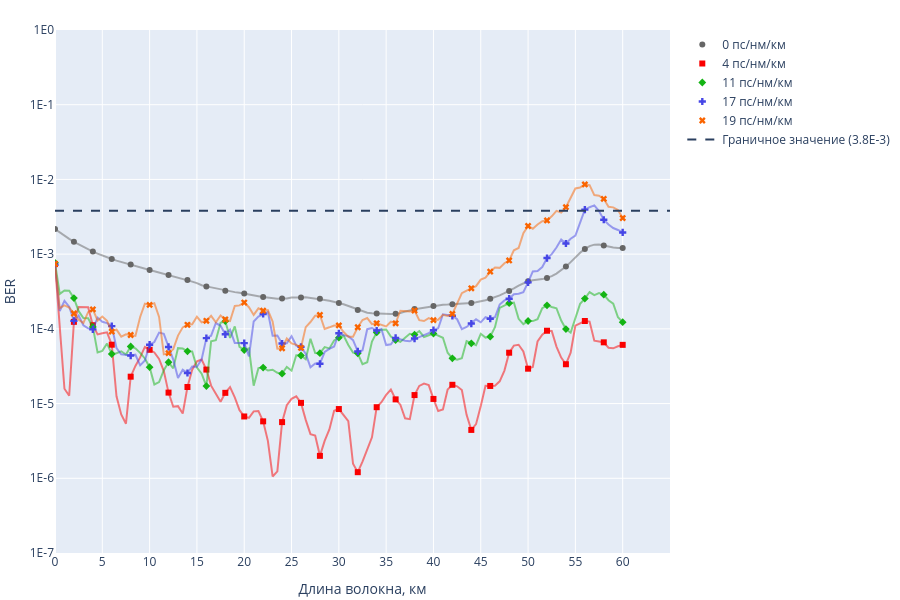

The code cell stored with this chart in its notebook:
### Code cell
figure = go.Figure(layout=go.Layout(
    xaxis={
        "title": "Длина волокна, км",
        "tickmode": "array",
        "tickvals": [0.0, 5.0, 10.0, 15.0, 20.0, 25.0, 30.0, 35.0, 40.0, 45.0, 50.0, 55.0, 60.0]
    },
    yaxis={
        "title": "BER",
        "type": "log",
        "tickmode": "array",
        "tickvals": [1e-7, 1e-6, 1e-5, 1e-4, 1e-3, 1e-2, 1e-1, 1.0],
        "ticktext": ["1E-7", "1E-6", "1E-5", "1E-4", "1E-3", "1E-2", "1E-1", "1E0"]
    }
))

markers = ["circle", "square", "diamond", "cross", "x"]
colors = ["#666", "rgb(250, 0, 0)", "rgb(20, 180, 20)", "rgb(70, 70, 230)", "rgb(250, 100, 0)"]

for color, marker, (name, ber_result) in zip(colors, markers, ber_results.items()):
    smoothed = tf.math.reduce_mean(tf.signal.frame(ber_result["ber"], 4, 1, pad_end=True, pad_value=ber_result["ber"][-1]), axis=-1)
    
    figure.add_trace(
        go.Scatter(
            x=ber_result["length"][::1],
            y=smoothed[::1],
            name=name,
            mode="lines",
            line={"color": color},
            opacity=0.5,
            showlegend=False
        )
    )

    figure.add_trace(
        go.Scatter(
            x=ber_result["length"][::4],
            y=smoothed[::4],
            name=name,
            mode="markers",
            marker=dict(size=6, symbol=marker),
            line={"color": color}
        )
    )

figure.add_hline(3.8e-3, line_dash="dash", name="Граничное значение (3.8E-3)", showlegend=True)
figure.update_layout(
    autosize=True,
    height=600,
    width=900,
    margin=dict(t=30, b=30, l=10, r=5),
    xaxis_range=[0.0, 65.0],
    yaxis_range=[-7, 0.0]
)

figure.show()
